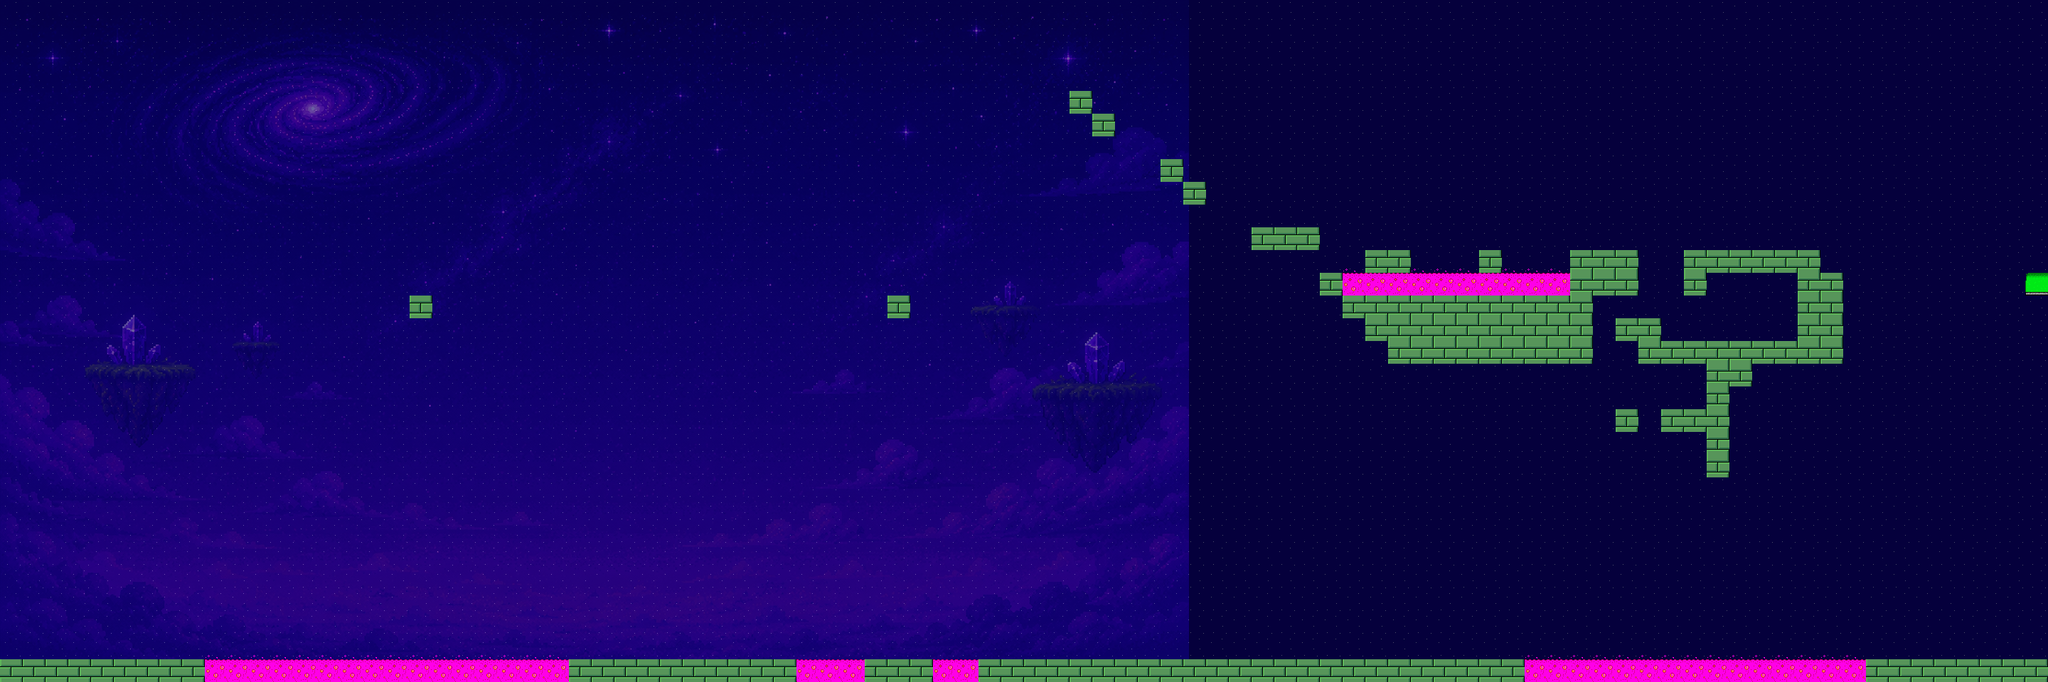

A level layout from a 2D game, rendered from its tile map. Below: a short description, then the map file with tile-grid data replaced by summaries:
An orthogonal 90x30 tile map with 32x32 px tiles, 4 tile layers (bg, bg_decoration, solids, fg_decoration), 20 tilesets, 1 image layer and 116 objects.

<map version="1.10" tiledversion="1.11.2" orientation="orthogonal" renderorder="right-down" width="90" height="30" tilewidth="32" tileheight="32" infinite="0" nextlayerid="12" nextobjectid="214">
 <editorsettings>
  <export target="../assets/map-4--big-jumps.json" format="json" />
 </editorsettings>
 <tileset firstgid="1" name="grass" tilewidth="32" tileheight="32" tilecount="1" columns="1">
  <image source="../assets/spritesheets/grass.png" width="32" height="32" />
  <tile id="0">
   <properties>
    <property name="collider" type="bool" value="true" />
   </properties>
  </tile>
 </tileset>
 <tileset firstgid="2" name="bricks" tilewidth="32" tileheight="32" tilecount="1" columns="1">
  <image source="../assets/spritesheets/bricks.png" width="32" height="32" />
  <tile id="0">
   <properties>
    <property name="collider" type="bool" value="true" />
   </properties>
  </tile>
 </tileset>
 <tileset firstgid="3" name="black" tilewidth="32" tileheight="32" tilecount="1" columns="1">
  <image source="../assets/spritesheets/black.png" width="32" height="32" />
 </tileset>
 <tileset firstgid="4" name="still-hero (2)" tilewidth="32" tileheight="32" tilecount="4" columns="2">
  <image source="../assets/spritesheets/still-hero (2).png" width="64" height="64" />
 </tileset>
 <tileset firstgid="8" name="green-flag" tilewidth="32" tileheight="32" tilecount="1" columns="1">
  <image source="../assets/spritesheets/green-flag.png" width="32" height="32" />
 </tileset>
 <tileset firstgid="9" name="lava" tilewidth="32" tileheight="32" tilecount="1" columns="1">
  <image source="../assets/spritesheets/lava.png" width="32" height="32" />
  <tile id="0">
   <properties>
    <property name="collider" type="bool" value="true" />
    <property name="jump_back_to_checkpoint" type="bool" value="true" />
   </properties>
  </tile>
 </tileset>
 <tileset firstgid="10" name="lava-roxa" tilewidth="32" tileheight="32" tilecount="1" columns="1">
  <image source="../assets/spritesheets/lava-roxa.png" width="32" height="32" />
  <tile id="0">
   <properties>
    <property name="collider" type="bool" value="true" />
    <property name="jump_back_to_checkpoint" type="bool" value="true" />
   </properties>
  </tile>
 </tileset>
 <tileset firstgid="11" name="yellow-flag" tilewidth="32" tileheight="32" tilecount="1" columns="1">
  <image source="../assets/spritesheets/yellow-flag.png" width="32" height="32" />
 </tileset>
 <tileset firstgid="12" name="lava-roxa-animated" tilewidth="32" tileheight="32" tilecount="4" columns="2">
  <image source="../assets/spritesheets/lava-roxa-animated.png" width="64" height="64" />
  <tile id="0">
   <properties>
    <property name="collider" type="bool" value="true" />
    <property name="jump_back_to_checkpoint" type="bool" value="true" />
   </properties>
   <animation>
    <frame tileid="0" duration="200" />
    <frame tileid="1" duration="200" />
    <frame tileid="2" duration="200" />
    <frame tileid="3" duration="200" />
   </animation>
  </tile>
  <tile id="1">
   <properties>
    <property name="collider" type="bool" value="true" />
    <property name="jump_back_to_checkpoint" type="bool" value="true" />
   </properties>
  </tile>
  <tile id="2">
   <properties>
    <property name="collider" type="bool" value="true" />
    <property name="jump_back_to_checkpoint" type="bool" value="true" />
   </properties>
  </tile>
  <tile id="3">
   <properties>
    <property name="collider" type="bool" value="true" />
    <property name="jump_back_to_checkpoint" type="bool" value="true" />
   </properties>
  </tile>
 </tileset>
 <tileset firstgid="16" name="trampoline-thick" tilewidth="32" tileheight="32" tilecount="1" columns="1">
  <image source="../assets/spritesheets/trampoline-thick.png" width="32" height="32" />
 </tileset>
 <tileset firstgid="17" name="yellow-star-animated" tilewidth="32" tileheight="32" tilecount="9" columns="3">
  <image source="../assets/spritesheets/yellow-star-animated.png" width="96" height="96" />
 </tileset>
 <tileset firstgid="26" name="abstract-blue" tilewidth="32" tileheight="32" tilecount="1" columns="1">
  <image source="../assets/spritesheets/abstract-blue.png" width="32" height="32" />
 </tileset>
 <tileset firstgid="27" name="grass-floating-platform-middle" tilewidth="32" tileheight="32" tilecount="1" columns="1">
  <image source="../assets/spritesheets/grass-floating-platform-middle.png" width="32" height="32" />
 </tileset>
 <tileset firstgid="28" name="grass-floating-platform-edges" tilewidth="32" tileheight="32" tilecount="1" columns="1">
  <image source="../assets/spritesheets/grass-floating-platform-edges.png" width="32" height="32" />
 </tileset>
 <tileset firstgid="29" name="starry-sky" tilewidth="32" tileheight="32" tilecount="1" columns="1">
  <image source="../assets/spritesheets/starry-sky.png" width="32" height="32" />
 </tileset>
 <tileset firstgid="30" name="lava-bubbles-4fps" tilewidth="32" tileheight="32" tilecount="4" columns="2">
  <image source="../assets/spritesheets/lava-bubbles-4fps.png" width="64" height="64" />
 </tileset>
 <tileset firstgid="34" name="blue-bricks2" tilewidth="32" tileheight="32" tilecount="1" columns="1">
  <image source="../assets/spritesheets/blue-bricks2.png" width="32" height="32" />
 </tileset>
 <tileset firstgid="35" name="green-bricks" tilewidth="32" tileheight="32" tilecount="1" columns="1">
  <image source="../assets/spritesheets/green-bricks.png" width="32" height="32" />
  <tile id="0">
   <properties>
    <property name="collider" type="bool" value="true" />
   </properties>
  </tile>
 </tileset>
 <tileset firstgid="36" name="sapo-tomate-6fps" tilewidth="32" tileheight="32" tilecount="6" columns="2">
  <image source="../assets/spritesheets/sapo-tomate-6fps.png" width="64" height="96" />
 </tileset>
 <tileset firstgid="42" name="red-heart" tilewidth="32" tileheight="32" tilecount="1" columns="1">
  <image source="../assets/spritesheets/red-heart.png" width="32" height="32" />
 </tileset>
 <imagelayer id="11" name="bg_image_static" repeatx="1" repeaty="1">
  <image source="../assets/spritesheets/level-backgrounds/background1.png" width="1672" height="941" />
 </imagelayer>
 <layer id="5" name="bg" width="90" height="30" opacity="0.6">
  <data>[2700 cells, 2700 non-empty, 1 distinct tile ids]</data>
 </layer>
 <layer id="9" name="bg_decoration" width="90" height="30">
  <data>[2700 cells, 39 non-empty, 1 distinct tile ids]</data>
 </layer>
 <layer id="3" name="solids" width="90" height="30">
  <data>[2700 cells, 183 non-empty, 3 distinct tile ids]</data>
 </layer>
 <layer id="10" name="fg_decoration" width="90" height="30">
  <data>[2700 cells, 0 non-empty, 0 distinct tile ids]</data>
 </layer>
 <objectgroup id="8" name="objects">
  <object id="34" gid="17" x="256" y="896" width="32" height="32" />
  <object id="47" gid="17" x="688" y="544" width="32" height="32" />
  <object id="57" gid="16" x="256" y="928" width="32" height="32" />
  <object id="58" gid="4" x="56" y="912" width="32" height="32">
   <properties>
    <property name="type" value="player_spawn" />
   </properties>
  </object>
  <object id="59" gid="17" x="720" y="632" width="32" height="32" />
  <object id="60" gid="17" x="752" y="696" width="32" height="32" />
  <object id="61" gid="17" x="776" y="768" width="32" height="32" />
  <object id="62" gid="17" x="808" y="832" width="32" height="32" />
  <object id="63" gid="17" x="832" y="904" width="32" height="32" />
  <object id="64" gid="17" x="648" y="464" width="32" height="32" />
  <object id="65" gid="17" x="606" y="387" width="32" height="32" />
  <object id="66" gid="17" x="464" y="396" width="32" height="32" />
  </objectgroup>
</map>
<!-- 104 of 116 objects omitted -->
